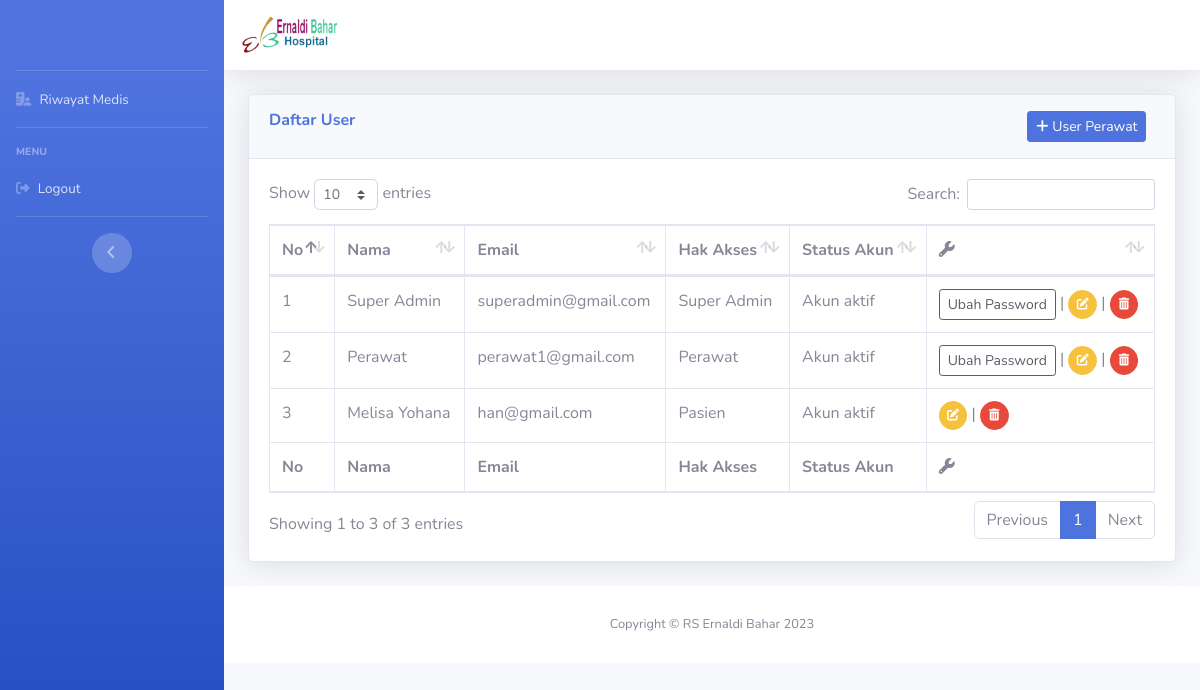
Screenshot of /index.php/superadmin/data_user with the database file from the repository.
### tables this page shows
CREATE TABLE `user` (
  `id` int(11) NOT NULL,
  `name` varchar(128) NOT NULL,
  `email` varchar(128) NOT NULL,
  `password` varchar(128) NOT NULL,
  `role_id` int(1) NOT NULL,
  `is_active` int(1) NOT NULL,
  `date_created` int(11) NOT NULL
);

### application/controllers/Superadmin.php (called while the page is built, shortened)
<?php
class Superadmin extends CI_Controller
{
    public function __construct()
    {
        $this->load->model('User_m');
        $this->load->model('Data_m');
        $this->load->model('Dashboard_m');
        $this->load->helper('url');
        $this->load->library('form_validation');
    }
    public function data_user()
    {
        $data['user'] = $this->User_m->dataUser();
        $this->load->view('template/dashboard_header');
        $this->load->view('superadmin/data-user', $data);
        $this->load->view('template/dashboard_footer');
    }
}

### index.php (called while the page is built, shortened)
<?php
require_once BASEPATH.'core/CodeIgniter.php';

### application/models/User_m.php (called while the page is built, shortened)
<?php
class User_m extends CI_Model
{
    public function dataUser()
    {
        $query = $this->db->get('user');
        return $query->result_array();
    }
}

### application/views/superadmin/data-user.php (the view, shortened to what this page needs)
<div class="container-fluid">
    <div class="card shadow mb-4">
        <div class="card-header py-3">
            <div class="row">
                <div class="col-md-10">
                    <h6 class="m-0 font-weight-bold text-primary">Daftar User</h6>
                </div>
                <div class="col-md-2">
                    <a href="<?= base_url('superadmin/formUser') ?>" class="btn btn-sm btn-primary"><i class="fa-solid fa-plus"></i> User Perawat</a>
                </div>
            </div>
        </div>
        <div class="card-body">
            <div class="table-responsive">
                <table class="table table-bordered" id="dataTable" width="100%" cellspacing="0">
                    <thead>
                        <tr>
                            <th>No</th>
                            <th>Nama</th>
                            <th>Email</th>
                            <th>Hak Akses</th>
                            <th>Status Akun</th>
                            <th><i class="fa-solid fa-wrench"></i></th>
                        </tr>
                    </thead>
                    <tfoot>
                        <tr>
                            <th>No</th>
                            <th>Nama</th>
                            <th>Email</th>
                            <th>Hak Akses</th>
                            <th>Status Akun</th>
                            <th><i class="fa-solid fa-wrench"></i></th>
                        </tr>
                    </tfoot>
                    <tbody>
                        <?php
                        $no = 1;
                        foreach ((array) $user as $dtuser) :
                        ?>
                            <tr>
                                <td><?= $no++ ?></td>
                                <td><?= $dtuser['name'] ?></td>
                                <td><?= $dtuser['email'] ?></td>
                                <td>
                                    <?php
                                    if ($dtuser['role_id'] == 1) {
                                        echo 'Super Admin';
                                    } elseif ($dtuser['role_id'] == 2) {
                                        echo 'Perawat';
                                    } elseif ($dtuser['role_id'] == 3) {
                                        echo 'Pasien';
                                    }
                                    ?>
                                </td>
                                <td>
                                    <?php
                                    if ($dtuser['is_active'] == 0) {
                                        echo 'Akun tidak aktif';
                                    } elseif ($dtuser['is_active'] == 1) {
                                        echo 'Akun aktif';
                                    }
                                    ?>
                                </td>
                                <td>
                                    <?php if ($dtuser['role_id'] == 3) { ?>
                                        <a href="<?= base_url('superadmin/editUser/' . $dtuser['id']); ?>" class="btn btn-sm btn-warning btn-circle"><i class="fa-solid fa-pen-to-square"></i></a>
                                        |
                                        <a href="<?= base_url('superadmin/deleteUser/' . $dtuser['id']); ?>" class="btn btn-sm btn-danger btn-circle"><i class="fa-solid fa-trash-can"></i></a>
                                    <?php } else { ?>
                                        <a href="<?= base_url('superadmin/changepass/' . $dtuser['id']); ?>" class="btn btn-sm btn-outline-dark">Ubah Password</a>
                                        |
                                        <a href="<?= base_url('superadmin/editUser/' . $dtuser['id']); ?>" class="btn btn-sm btn-warning btn-circle"><i class="fa-solid fa-pen-to-square"></i></a>
                                        |
                                        <a href="<?= base_url('superadmin/deleteUser/' . $dtuser['id']); ?>" class="btn btn-sm btn-danger btn-circle"><i class="fa-solid fa-trash-can"></i></a>
                                    <?php } ?>
                                </td>
                            </tr>
                        <?php endforeach; ?>
                    </tbody>
                </table>
            </div>
        </div>
    </div>
</div>

### rows the page displays
user: name "Super Admin", email "superadmin@gmail.com", role_id "Super Admin", is_active "Akun aktif"
user: name "Perawat", email "perawat1@gmail.com", role_id "Perawat", is_active "Akun aktif"
user: name "Melisa Yohana", email "han@gmail.com", role_id "Pasien", is_active "Akun aktif"
